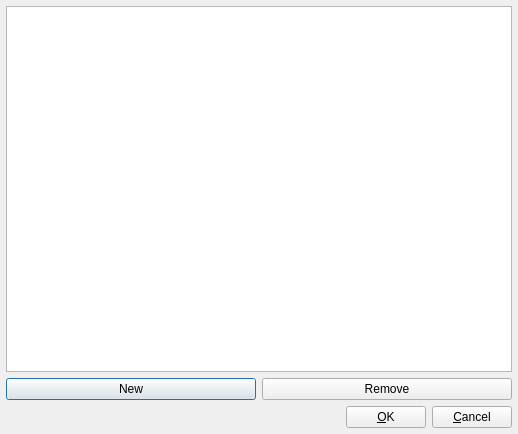
<?xml version="1.0" encoding="UTF-8"?>
<ui version="4.0">
 <class>LicensesDialogUI</class>
 <widget class="QDialog" name="LicensesDialogUI">
  <property name="geometry">
   <rect>
    <x>0</x>
    <y>0</y>
    <width>518</width>
    <height>434</height>
   </rect>
  </property>
  <property name="windowTitle">
   <string>Licenses</string>
  </property>
  <layout class="QVBoxLayout">
   <property name="spacing">
    <number>6</number>
   </property>
   <property name="margin">
    <number>6</number>
   </property>
   <item>
    <widget class="RecordTreeView" name="mTreeView"/>
   </item>
   <item>
    <layout class="QHBoxLayout">
     <property name="spacing">
      <number>6</number>
     </property>
     <property name="margin">
      <number>0</number>
     </property>
     <item>
      <widget class="QPushButton" name="mNewMethodButton">
       <property name="text">
        <string>New</string>
       </property>
      </widget>
     </item>
     <item>
      <widget class="QPushButton" name="mRemoveMethodButton">
       <property name="text">
        <string>Remove</string>
       </property>
      </widget>
     </item>
    </layout>
   </item>
   <item>
    <layout class="QHBoxLayout">
     <property name="spacing">
      <number>6</number>
     </property>
     <property name="margin">
      <number>0</number>
     </property>
     <item>
      <spacer>
       <property name="orientation">
        <enum>Qt::Horizontal</enum>
       </property>
       <property name="sizeType">
        <enum>QSizePolicy::Expanding</enum>
       </property>
       <property name="sizeHint" stdset="0">
        <size>
         <width>121</width>
         <height>14</height>
        </size>
       </property>
      </spacer>
     </item>
     <item>
      <widget class="QPushButton" name="mOKButton">
       <property name="text">
        <string>&amp;OK</string>
       </property>
       <property name="shortcut">
        <string>Alt+O</string>
       </property>
      </widget>
     </item>
     <item>
      <widget class="QPushButton" name="mCancelButton">
       <property name="text">
        <string>&amp;Cancel</string>
       </property>
       <property name="shortcut">
        <string>Alt+C</string>
       </property>
      </widget>
     </item>
    </layout>
   </item>
  </layout>
 </widget>
 <layoutdefault spacing="6" margin="11"/>
 <customwidgets>
  <customwidget>
   <class>RecordTreeView</class>
   <extends>QTreeView</extends>
   <header>recordtreeview.h</header>
  </customwidget>
 </customwidgets>
 <resources/>
 <connections>
  <connection>
   <sender>mOKButton</sender>
   <signal>clicked()</signal>
   <receiver>LicensesDialogUI</receiver>
   <slot>accept()</slot>
   <hints>
    <hint type="sourcelabel">
     <x>398</x>
     <y>406</y>
    </hint>
    <hint type="destinationlabel">
     <x>345</x>
     <y>406</y>
    </hint>
   </hints>
  </connection>
  <connection>
   <sender>mCancelButton</sender>
   <signal>clicked()</signal>
   <receiver>LicensesDialogUI</receiver>
   <slot>reject()</slot>
   <hints>
    <hint type="sourcelabel">
     <x>516</x>
     <y>410</y>
    </hint>
    <hint type="destinationlabel">
     <x>516</x>
     <y>417</y>
    </hint>
   </hints>
  </connection>
 </connections>
</ui>
